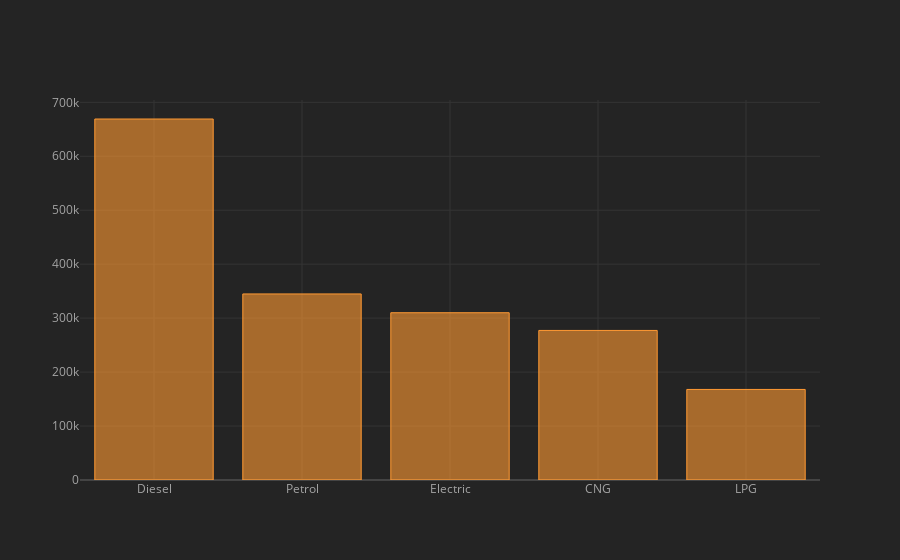

The code cell stored with this chart in its notebook:
### Code cell
fuel.selling_price.mean().sort_values(ascending=False).iplot(kind="bar")

### Figure 1 — Plotly figure (JSON) as saved in the notebook; plotly's stock layout.template omitted (floating-point values rounded to 4 significant figures)
{"data": [{"marker": {"color": "rgba(255, 153, 51, 0.6)", "line": {"color": "rgba(255, 153, 51, 1.0)", "width": 1}}, "name": "selling_price", "orientation": "v", "text": "", "type": "bar", "x": ["Diesel", "Petrol", "Electric", "CNG", "LPG"], "y": [669100.0, 344800.0, 310000, 277200.0, 167800.0]}], "layout": {"autosize": true, "legend": {"bgcolor": "#242424", "font": {"color": "#F4F4F4"}}, "paper_bgcolor": "#242424", "plot_bgcolor": "#242424", "title": {"font": {"color": "#F4F4F4"}}, "xaxis": {"autorange": true, "gridcolor": "#343434", "range": [-0.5, 4.5], "showgrid": true, "tickfont": {"color": "#A4A4A4"}, "title": {"font": {"color": "#A4A4A4"}, "text": ""}, "type": "category", "zerolinecolor": "#444444"}, "yaxis": {"autorange": true, "gridcolor": "#343434", "range": [0, 704300.0], "showgrid": true, "tickfont": {"color": "#A4A4A4"}, "title": {"font": {"color": "#A4A4A4"}, "text": ""}, "type": "linear", "zerolinecolor": "#444444"}}}
